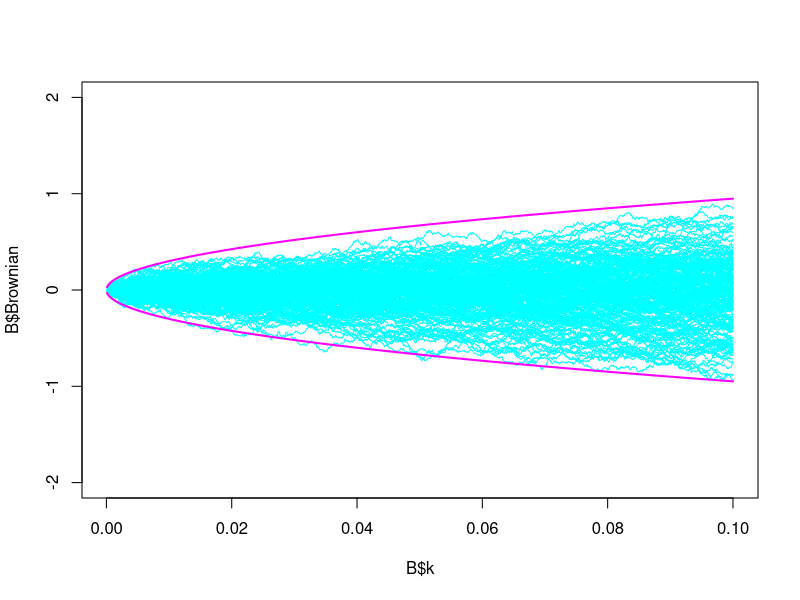
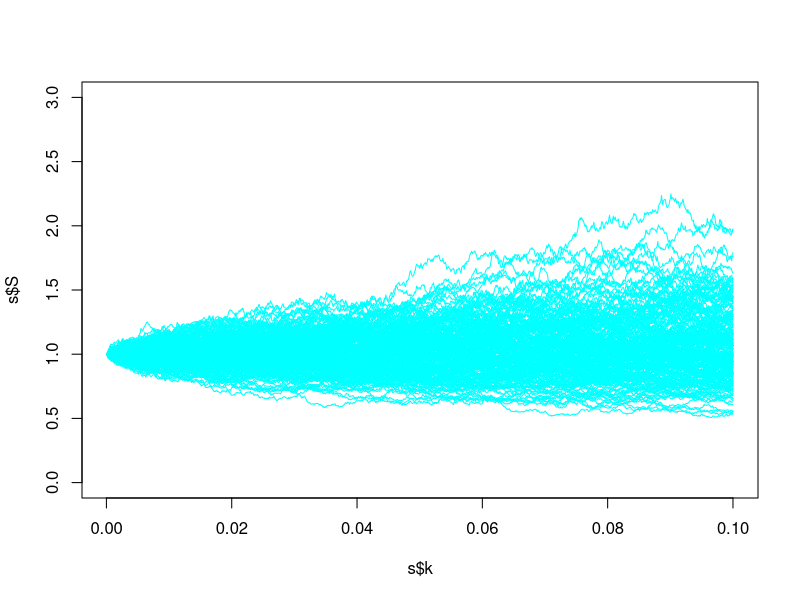

R code for these plots, in order:
#5 Лабораторная работа: броуновское движение
## Замоделировать процесс (8) для ∆ = 0.0001 (т.е. средне-квадратическое)
Brownian = function(n, B0, d) {
  Brownian = numeric(n)  # Инициализируем вектор для хранения значений броуновского движения
  k = numeric(n)         # Инициализируем вектор для хранения временных значений
  Brownian[1] = B0       # Устанавливаем начальное значение броуновского движения
  k[1] = d               # Устанавливаем начальное значение времени
  
  # Цикл для генерации значений процесса
  for (i in 2:n) {
    e = rnorm(1, 0, sqrt(d))  # Генерируем нормальное случайное значение с нулевым средним и дисперсией d
    Brownian[i] = Brownian[i - 1] + e  # Обновляем текущее значение броуновского движения
    k[i] = i * d              # Обновляем временное значение
  }
  return(data.frame(Brownian, k))  # Возвращаем дата-фрейм с результатами
}

n = 1000               # Задаем количество шагов (n)
d = 0.0001            # Задаем значение дисперсии (d)
B0 = 0                 # Начальное значение броуновского движения (B0)
B = Brownian(n, B0, d)  # Вызываем функцию для генерации процесса

# Строим график броуновского движения
plot(B$k, B$Brownian, type = "l", col = "cyan", ylim = c(-2, 2))

## Построить ансамбль реализаций процесса, замоделированного на предыдущем шаге,
## и вывести все реализации процесса на один график. 
## Т.е. построить 200 реализаций процесса (8) на одном графике.

for (i in 1:199) {  # Цикл для генерации 199 дополнительных реализаций
  B = Brownian(n, B0, d)  # Генерируем новую реализацию броуновского движения
  lines(B$k, B$Brownian, type = "l", col = "cyan")  # Добавляем линию на график
}

## Ограничить ансамбль реализаций, построенный на предыдущем шаге по правилу трех сигм.
lines(B$k, 3 * sqrt(B$k), col = "magenta", type = "l", lwd = 2)  # Добавляем верхнюю границу (3 сигмы)
lines(B$k, -3 * sqrt(B$k), col = "magenta", type = "l", lwd = 2) # Добавляем нижнюю границу (3 сигмы)

## Реализовать процесс (9) при следующих входных значениях параметров:
## 𝑆0 = 1, 𝑎 = 0.5, 𝜎 = 0.9, √∆ = 0.01, 𝑘 = 0, 1, . . . , 103.

S = function(n, d, a, sigma, S0, B0) {
  S = numeric(n)        # Инициализируем вектор для хранения значений процесса S
  B = Brownian(n, B0, d)  # Генерируем броуновское движение
  k = B$k               # Извлекаем временные значения из броуновского движения
  S[1] = S0             # Устанавливаем начальное значение S0
  
  # Цикл для расчета значений процесса S
  for (i in 2:n) {
    # Вычисляем текущее значение S по формуле
    S[i] = S0 * exp((a - (sigma^2) / 2) * i * d + sigma * B$Brownian[i])
  }
  return(data.frame(S, k))  # Возвращаем дата-фрейм с результатами
}

n = 1000               # Задаем количество шагов (n)
S0 = 1                 # Начальное значение S0
B0 = 0                 # Начальное значение броуновского движения (B0)
a = 0.5                # Параметр a
d = 0.0001             # Значение дисперсии (d)
sigma = 0.9            # Параметр волатильности (sigma)

s = S(n, d, a, sigma, S0, B0)  # Вызываем функцию для генерации процесса S

# Строим график процесса S
plot(s$k, s$S, type = "l", col = "cyan", ylim = c(0, 3))

## Построить 200 реализаций процесса (10) на одном графике.
for (i in 1:199) {  # Цикл для генерации 199 дополнительных реализаций
  s = S(n, d, a, sigma, S0, B0)  # Генерируем новую реализацию процесса S
  lines(s$k, s$S, type = "l", col = "cyan")  # Добавляем линию на график
}

